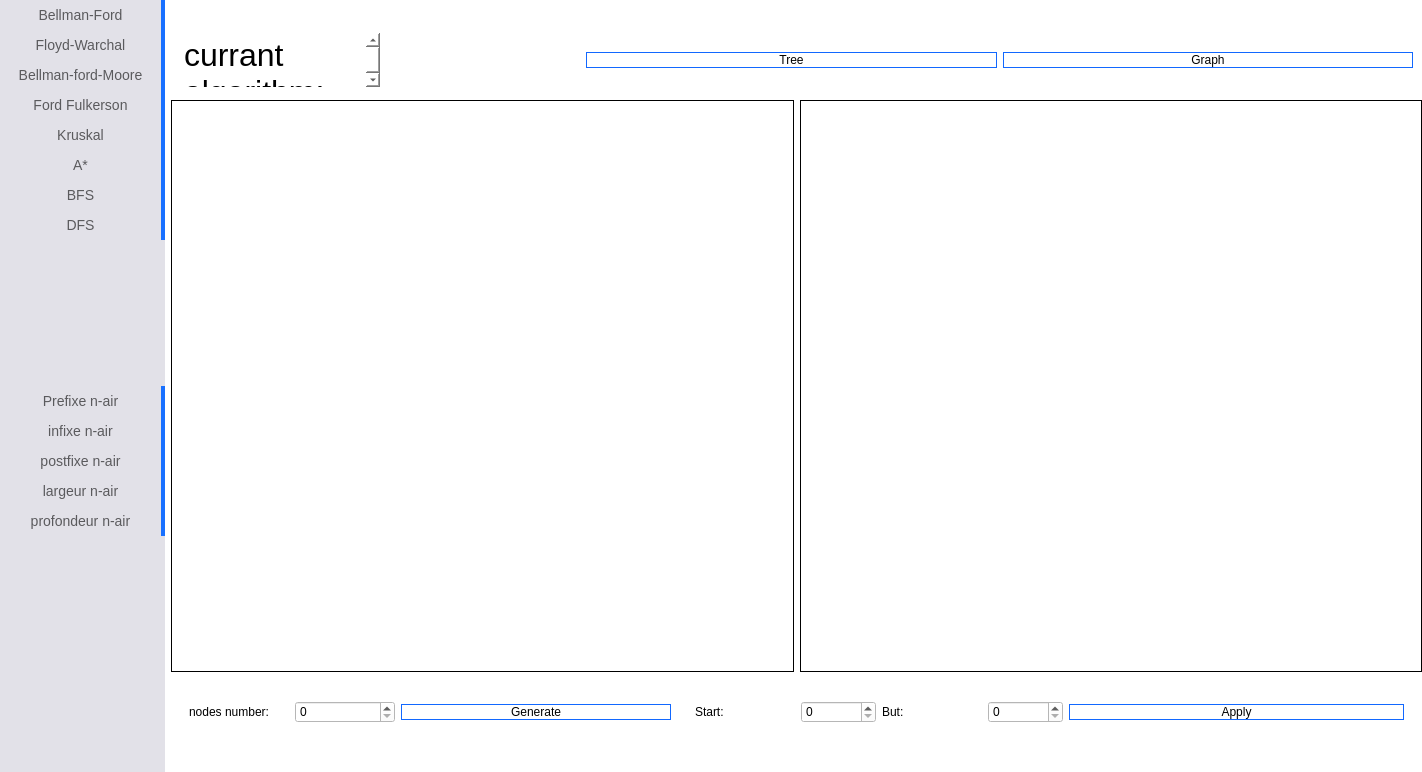
<?xml version="1.0" encoding="UTF-8"?>
<ui version="4.0">
 <class>MainWindow</class>
 <widget class="QMainWindow" name="MainWindow">
  <property name="geometry">
   <rect>
    <x>0</x>
    <y>0</y>
    <width>1422</width>
    <height>772</height>
   </rect>
  </property>
  <property name="windowTitle">
   <string>MainWindow</string>
  </property>
  <property name="styleSheet">
   <string notr="true">background-color: #fff;</string>
  </property>
  <widget class="QWidget" name="centralwidget">
   <property name="styleSheet">
    <string notr="true"/>
   </property>
   <layout class="QGridLayout" name="gridLayout">
    <property name="leftMargin">
     <number>0</number>
    </property>
    <property name="topMargin">
     <number>0</number>
    </property>
    <property name="rightMargin">
     <number>0</number>
    </property>
    <property name="bottomMargin">
     <number>0</number>
    </property>
    <property name="spacing">
     <number>0</number>
    </property>
    <item row="0" column="0">
     <widget class="QFrame" name="main">
      <property name="minimumSize">
       <size>
        <width>1200</width>
        <height>700</height>
       </size>
      </property>
      <property name="toolTipDuration">
       <number>-1</number>
      </property>
      <property name="styleSheet">
       <string notr="true">QFrame{
	border: 0px solid;
	background-color: #fff;

}
QPushButton{
	border: 1px solid rgb(18, 104, 255);
	border-top-left-radius: 10px;
	border-bottom-left-radius: 10px;
	border-top-right-radius: 10px;
	border-bottom-right-radius: 10px;
	padding: 0.5em;
	background-color: #fff;
	color: #000;
}
QPushButton:hover {
	background-color: rgb(18, 104, 255);
	color: #fff;
	font-weight: bold;
}
QPushButton:pressed{
	background-color:rgba(19, 106, 255, 30%);
	border-style: inset;
}</string>
      </property>
      <property name="frameShape">
       <enum>QFrame::StyledPanel</enum>
      </property>
      <property name="frameShadow">
       <enum>QFrame::Raised</enum>
      </property>
      <layout class="QVBoxLayout" name="verticalLayout_5">
       <property name="spacing">
        <number>-1</number>
       </property>
       <property name="leftMargin">
        <number>0</number>
       </property>
       <property name="topMargin">
        <number>0</number>
       </property>
       <property name="rightMargin">
        <number>0</number>
       </property>
       <property name="bottomMargin">
        <number>0</number>
       </property>
       <item>
        <widget class="QFrame" name="mainbody">
         <property name="styleSheet">
          <string notr="true">QFrame{
color: #000
}</string>
         </property>
         <property name="frameShape">
          <enum>QFrame::StyledPanel</enum>
         </property>
         <property name="frameShadow">
          <enum>QFrame::Raised</enum>
         </property>
         <layout class="QHBoxLayout" name="horizontalLayout">
          <property name="leftMargin">
           <number>0</number>
          </property>
          <property name="topMargin">
           <number>0</number>
          </property>
          <property name="rightMargin">
           <number>0</number>
          </property>
          <property name="bottomMargin">
           <number>0</number>
          </property>
          <item>
           <widget class="QFrame" name="algos">
            <property name="minimumSize">
             <size>
              <width>165</width>
              <height>0</height>
             </size>
            </property>
            <property name="maximumSize">
             <size>
              <width>165</width>
              <height>16777215</height>
             </size>
            </property>
            <property name="styleSheet">
             <string notr="true">QFrame{
background-color: rgb(226, 225, 232);
}
QPushButton{
background-color: rgba(0,0,0,0%);
border-radius:0px;
border:none;
border-right: 4px solid rgb(24, 112, 255);
color: rgba(0, 0, 0, 60%);
padding: 1.1em 0em;
font-size: 14px;
}
QPushButton:hover{
background-color: #fff;
}</string>
            </property>
            <property name="frameShape">
             <enum>QFrame::StyledPanel</enum>
            </property>
            <property name="frameShadow">
             <enum>QFrame::Raised</enum>
            </property>
            <property name="lineWidth">
             <number>1</number>
            </property>
            <layout class="QVBoxLayout" name="verticalLayout_6">
             <property name="spacing">
              <number>0</number>
             </property>
             <property name="leftMargin">
              <number>0</number>
             </property>
             <property name="topMargin">
              <number>0</number>
             </property>
             <property name="rightMargin">
              <number>0</number>
             </property>
             <property name="bottomMargin">
              <number>0</number>
             </property>
             <item alignment="Qt::AlignTop">
              <widget class="QFrame" name="algos_graph">
               <property name="styleSheet">
                <string notr="true"/>
               </property>
               <property name="frameShape">
                <enum>QFrame::StyledPanel</enum>
               </property>
               <property name="frameShadow">
                <enum>QFrame::Raised</enum>
               </property>
               <layout class="QVBoxLayout" name="verticalLayout_2">
                <property name="spacing">
                 <number>0</number>
                </property>
                <property name="leftMargin">
                 <number>0</number>
                </property>
                <property name="topMargin">
                 <number>0</number>
                </property>
                <property name="rightMargin">
                 <number>0</number>
                </property>
                <property name="bottomMargin">
                 <number>0</number>
                </property>
                <item>
                 <widget class="QPushButton" name="bellmanford">
                  <property name="minimumSize">
                   <size>
                    <width>0</width>
                    <height>30</height>
                   </size>
                  </property>
                  <property name="text">
                   <string>Bellman-Ford</string>
                  </property>
                 </widget>
                </item>
                <item>
                 <widget class="QPushButton" name="floydwarchal">
                  <property name="minimumSize">
                   <size>
                    <width>0</width>
                    <height>30</height>
                   </size>
                  </property>
                  <property name="text">
                   <string>Floyd-Warchal</string>
                  </property>
                 </widget>
                </item>
                <item>
                 <widget class="QPushButton" name="belmanfordmoore">
                  <property name="minimumSize">
                   <size>
                    <width>0</width>
                    <height>30</height>
                   </size>
                  </property>
                  <property name="text">
                   <string>Bellman-ford-Moore</string>
                  </property>
                 </widget>
                </item>
                <item>
                 <widget class="QPushButton" name="fordfulkerson">
                  <property name="minimumSize">
                   <size>
                    <width>0</width>
                    <height>30</height>
                   </size>
                  </property>
                  <property name="text">
                   <string>Ford Fulkerson</string>
                  </property>
                 </widget>
                </item>
                <item>
                 <widget class="QPushButton" name="kraskal">
                  <property name="minimumSize">
                   <size>
                    <width>0</width>
                    <height>30</height>
                   </size>
                  </property>
                  <property name="text">
                   <string>Kruskal</string>
                  </property>
                 </widget>
                </item>
                <item>
                 <widget class="QPushButton" name="astar">
                  <property name="minimumSize">
                   <size>
                    <width>0</width>
                    <height>30</height>
                   </size>
                  </property>
                  <property name="text">
                   <string>A*</string>
                  </property>
                 </widget>
                </item>
                <item>
                 <widget class="QPushButton" name="bfs">
                  <property name="minimumSize">
                   <size>
                    <width>0</width>
                    <height>30</height>
                   </size>
                  </property>
                  <property name="text">
                   <string>BFS</string>
                  </property>
                 </widget>
                </item>
                <item>
                 <widget class="QPushButton" name="dfs">
                  <property name="minimumSize">
                   <size>
                    <width>0</width>
                    <height>30</height>
                   </size>
                  </property>
                  <property name="text">
                   <string>DFS</string>
                  </property>
                 </widget>
                </item>
               </layout>
              </widget>
             </item>
             <item alignment="Qt::AlignTop">
              <widget class="QFrame" name="algos_arbre">
               <property name="styleSheet">
                <string notr="true"/>
               </property>
               <property name="frameShape">
                <enum>QFrame::StyledPanel</enum>
               </property>
               <property name="frameShadow">
                <enum>QFrame::Raised</enum>
               </property>
               <layout class="QVBoxLayout" name="verticalLayout">
                <property name="spacing">
                 <number>0</number>
                </property>
                <property name="leftMargin">
                 <number>0</number>
                </property>
                <property name="topMargin">
                 <number>0</number>
                </property>
                <property name="rightMargin">
                 <number>0</number>
                </property>
                <property name="bottomMargin">
                 <number>0</number>
                </property>
                <item>
                 <widget class="QPushButton" name="prefixe">
                  <property name="minimumSize">
                   <size>
                    <width>0</width>
                    <height>30</height>
                   </size>
                  </property>
                  <property name="text">
                   <string>Prefixe n-air</string>
                  </property>
                 </widget>
                </item>
                <item>
                 <widget class="QPushButton" name="infixe">
                  <property name="minimumSize">
                   <size>
                    <width>0</width>
                    <height>30</height>
                   </size>
                  </property>
                  <property name="text">
                   <string>infixe n-air</string>
                  </property>
                 </widget>
                </item>
                <item>
                 <widget class="QPushButton" name="postfixe">
                  <property name="minimumSize">
                   <size>
                    <width>0</width>
                    <height>30</height>
                   </size>
                  </property>
                  <property name="text">
                   <string>postfixe n-air</string>
                  </property>
                 </widget>
                </item>
                <item>
                 <widget class="QPushButton" name="largeur">
                  <property name="minimumSize">
                   <size>
                    <width>0</width>
                    <height>30</height>
                   </size>
                  </property>
                  <property name="text">
                   <string>largeur n-air</string>
                  </property>
                 </widget>
                </item>
                <item>
                 <widget class="QPushButton" name="profondeur">
                  <property name="minimumSize">
                   <size>
                    <width>0</width>
                    <height>30</height>
                   </size>
                  </property>
                  <property name="text">
                   <string>profondeur n-air</string>
                  </property>
                 </widget>
                </item>
               </layout>
              </widget>
             </item>
            </layout>
           </widget>
          </item>
          <item>
           <widget class="QFrame" name="show">
            <property name="styleSheet">
             <string notr="true"/>
            </property>
            <property name="frameShape">
             <enum>QFrame::StyledPanel</enum>
            </property>
            <property name="frameShadow">
             <enum>QFrame::Raised</enum>
            </property>
            <layout class="QVBoxLayout" name="verticalLayout_4">
             <property name="spacing">
              <number>0</number>
             </property>
             <property name="leftMargin">
              <number>0</number>
             </property>
             <property name="topMargin">
              <number>20</number>
             </property>
             <property name="rightMargin">
              <number>0</number>
             </property>
             <property name="bottomMargin">
              <number>20</number>
             </property>
             <item>
              <widget class="QFrame" name="generate">
               <property name="minimumSize">
                <size>
                 <width>0</width>
                 <height>80</height>
                </size>
               </property>
               <property name="maximumSize">
                <size>
                 <width>16777215</width>
                 <height>80</height>
                </size>
               </property>
               <property name="styleSheet">
                <string notr="true"/>
               </property>
               <property name="frameShape">
                <enum>QFrame::StyledPanel</enum>
               </property>
               <property name="frameShadow">
                <enum>QFrame::Raised</enum>
               </property>
               <layout class="QHBoxLayout" name="horizontalLayout_4">
                <property name="spacing">
                 <number>-1</number>
                </property>
                <item>
                 <widget class="QFrame" name="frame_algo_name">
                  <property name="maximumSize">
                   <size>
                    <width>400</width>
                    <height>16777215</height>
                   </size>
                  </property>
                  <property name="frameShape">
                   <enum>QFrame::StyledPanel</enum>
                  </property>
                  <property name="frameShadow">
                   <enum>QFrame::Raised</enum>
                  </property>
                  <layout class="QHBoxLayout" name="horizontalLayout_8">
                   <property name="spacing">
                    <number>0</number>
                   </property>
                   <property name="leftMargin">
                    <number>0</number>
                   </property>
                   <property name="topMargin">
                    <number>4</number>
                   </property>
                   <property name="rightMargin">
                    <number>0</number>
                   </property>
                   <property name="bottomMargin">
                    <number>4</number>
                   </property>
                   <item>
                    <widget class="QTextEdit" name="textEdit">
                     <property name="html">
                      <string>&lt;!DOCTYPE HTML PUBLIC &quot;-//W3C//DTD HTML 4.0//EN&quot; &quot;http://www.w3.org/TR/REC-html40/strict.dtd&quot;&gt;
&lt;html&gt;&lt;head&gt;&lt;meta name=&quot;qrichtext&quot; content=&quot;1&quot; /&gt;&lt;style type=&quot;text/css&quot;&gt;
p, li { white-space: pre-wrap; }
&lt;/style&gt;&lt;/head&gt;&lt;body style=&quot; font-family:'.AppleSystemUIFont'; font-size:13pt; font-weight:400; font-style:normal;&quot;&gt;
&lt;p style=&quot; margin-top:0px; margin-bottom:0px; margin-left:0px; margin-right:0px; -qt-block-indent:0; text-indent:0px;&quot;&gt;&lt;span style=&quot; font-size:24pt;&quot;&gt;currant algorithm: &lt;/span&gt;&lt;/p&gt;&lt;/body&gt;&lt;/html&gt;</string>
                     </property>
                    </widget>
                   </item>
                   <item>
                    <widget class="QTextEdit" name="algorithm_name"/>
                   </item>
                  </layout>
                 </widget>
                </item>
                <item>
                 <widget class="QFrame" name="frame_2">
                  <property name="frameShape">
                   <enum>QFrame::StyledPanel</enum>
                  </property>
                  <property name="frameShadow">
                   <enum>QFrame::Raised</enum>
                  </property>
                  <layout class="QHBoxLayout" name="horizontalLayout_5">
                   <property name="sizeConstraint">
                    <enum>QLayout::SetDefaultConstraint</enum>
                   </property>
                   <property name="leftMargin">
                    <number>0</number>
                   </property>
                   <property name="topMargin">
                    <number>0</number>
                   </property>
                   <property name="rightMargin">
                    <number>0</number>
                   </property>
                   <property name="bottomMargin">
                    <number>0</number>
                   </property>
                   <item>
                    <widget class="QPushButton" name="arbre_btn">
                     <property name="minimumSize">
                      <size>
                       <width>0</width>
                       <height>0</height>
                      </size>
                     </property>
                     <property name="styleSheet">
                      <string notr="true"/>
                     </property>
                     <property name="text">
                      <string>Tree</string>
                     </property>
                     <property name="autoDefault">
                      <bool>false</bool>
                     </property>
                    </widget>
                   </item>
                   <item>
                    <widget class="QPushButton" name="graph_btn">
                     <property name="styleSheet">
                      <string notr="true"/>
                     </property>
                     <property name="text">
                      <string>Graph</string>
                     </property>
                    </widget>
                   </item>
                  </layout>
                 </widget>
                </item>
               </layout>
              </widget>
             </item>
             <item>
              <widget class="QFrame" name="drawing">
               <property name="styleSheet">
                <string notr="true"/>
               </property>
               <property name="frameShape">
                <enum>QFrame::StyledPanel</enum>
               </property>
               <property name="frameShadow">
                <enum>QFrame::Raised</enum>
               </property>
               <layout class="QHBoxLayout" name="horizontalLayout_2">
                <property name="leftMargin">
                 <number>0</number>
                </property>
                <property name="topMargin">
                 <number>0</number>
                </property>
                <property name="rightMargin">
                 <number>0</number>
                </property>
                <property name="bottomMargin">
                 <number>0</number>
                </property>
                <item>
                 <widget class="InitFig" name="InitFig" native="true">
                  <property name="maximumSize">
                   <size>
                    <width>100000</width>
                    <height>100000</height>
                   </size>
                  </property>
                  <property name="styleSheet">
                   <string notr="true">border:1px solid</string>
                  </property>
                 </widget>
                </item>
                <item>
                 <widget class="ResultFig" name="ResultFig" native="true">
                  <property name="maximumSize">
                   <size>
                    <width>1000000</width>
                    <height>1000000</height>
                   </size>
                  </property>
                  <property name="styleSheet">
                   <string notr="true">border: 1px solid</string>
                  </property>
                 </widget>
                </item>
               </layout>
              </widget>
             </item>
             <item>
              <widget class="QFrame" name="applay">
               <property name="maximumSize">
                <size>
                 <width>16777215</width>
                 <height>80</height>
                </size>
               </property>
               <property name="frameShape">
                <enum>QFrame::StyledPanel</enum>
               </property>
               <property name="frameShadow">
                <enum>QFrame::Raised</enum>
               </property>
               <layout class="QHBoxLayout" name="horizontalLayout_7">
                <property name="topMargin">
                 <number>0</number>
                </property>
                <property name="bottomMargin">
                 <number>0</number>
                </property>
                <item>
                 <widget class="QFrame" name="generate_frame">
                  <property name="maximumSize">
                   <size>
                    <width>500</width>
                    <height>16777215</height>
                   </size>
                  </property>
                  <property name="frameShape">
                   <enum>QFrame::StyledPanel</enum>
                  </property>
                  <property name="frameShadow">
                   <enum>QFrame::Raised</enum>
                  </property>
                  <layout class="QHBoxLayout" name="horizontalLayout_6">
                   <item>
                    <widget class="QLabel" name="label">
                     <property name="maximumSize">
                      <size>
                       <width>100</width>
                       <height>16777215</height>
                      </size>
                     </property>
                     <property name="text">
                      <string>nodes number:</string>
                     </property>
                    </widget>
                   </item>
                   <item>
                    <widget class="QSpinBox" name="nb_nodes">
                     <property name="maximumSize">
                      <size>
                       <width>100</width>
                       <height>16777215</height>
                      </size>
                     </property>
                    </widget>
                   </item>
                   <item>
                    <widget class="QPushButton" name="generate_btn">
                     <property name="text">
                      <string>Generate</string>
                     </property>
                    </widget>
                   </item>
                  </layout>
                 </widget>
                </item>
                <item>
                 <widget class="QFrame" name="frame">
                  <property name="frameShape">
                   <enum>QFrame::StyledPanel</enum>
                  </property>
                  <property name="frameShadow">
                   <enum>QFrame::Raised</enum>
                  </property>
                  <layout class="QHBoxLayout" name="horizontalLayout_9">
                   <item>
                    <widget class="QLabel" name="start_label">
                     <property name="maximumSize">
                      <size>
                       <width>100</width>
                       <height>16777215</height>
                      </size>
                     </property>
                     <property name="toolTip">
                      <string/>
                     </property>
                     <property name="text">
                      <string>Start:</string>
                     </property>
                    </widget>
                   </item>
                   <item>
                    <widget class="QSpinBox" name="start_node">
                     <property name="maximumSize">
                      <size>
                       <width>75</width>
                       <height>16777215</height>
                      </size>
                     </property>
                    </widget>
                   </item>
                   <item>
                    <widget class="QLabel" name="but_label">
                     <property name="maximumSize">
                      <size>
                       <width>100</width>
                       <height>16777215</height>
                      </size>
                     </property>
                     <property name="text">
                      <string>But:</string>
                     </property>
                    </widget>
                   </item>
                   <item>
                    <widget class="QSpinBox" name="but_node">
                     <property name="maximumSize">
                      <size>
                       <width>75</width>
                       <height>16777215</height>
                      </size>
                     </property>
                    </widget>
                   </item>
                   <item>
                    <widget class="QPushButton" name="apply">
                     <property name="text">
                      <string>Apply</string>
                     </property>
                    </widget>
                   </item>
                  </layout>
                 </widget>
                </item>
               </layout>
              </widget>
             </item>
            </layout>
           </widget>
          </item>
         </layout>
        </widget>
       </item>
      </layout>
     </widget>
    </item>
   </layout>
  </widget>
 </widget>
 <customwidgets>
  <customwidget>
   <class>InitFig</class>
   <extends>QWidget</extends>
   <header>interface.initfig.h</header>
   <container>1</container>
  </customwidget>
  <customwidget>
   <class>ResultFig</class>
   <extends>QWidget</extends>
   <header>interface.resultfig.h</header>
   <container>1</container>
  </customwidget>
 </customwidgets>
 <resources/>
 <connections/>
</ui>
